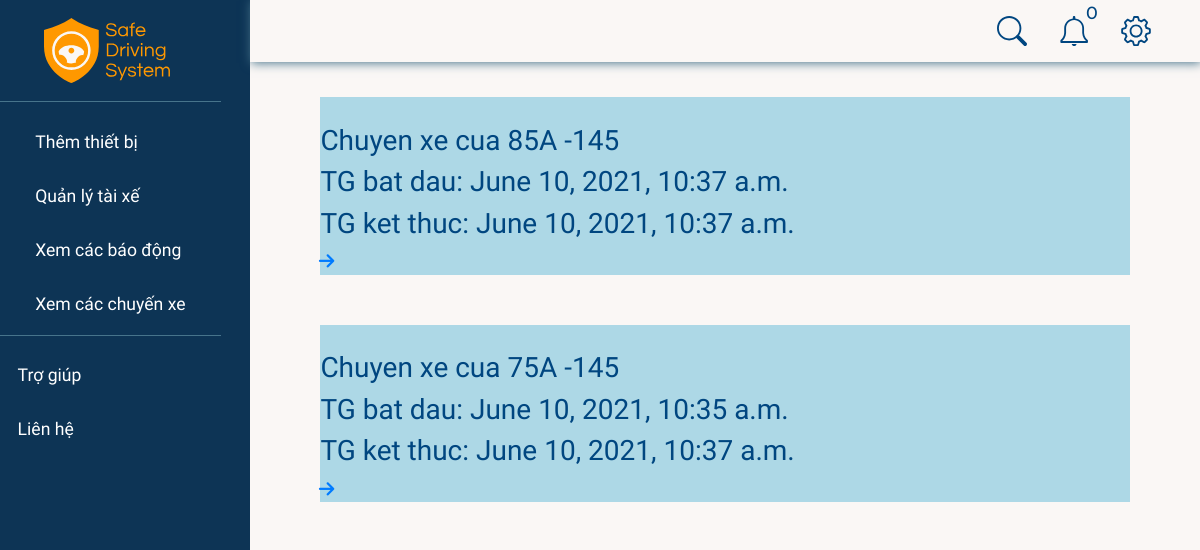
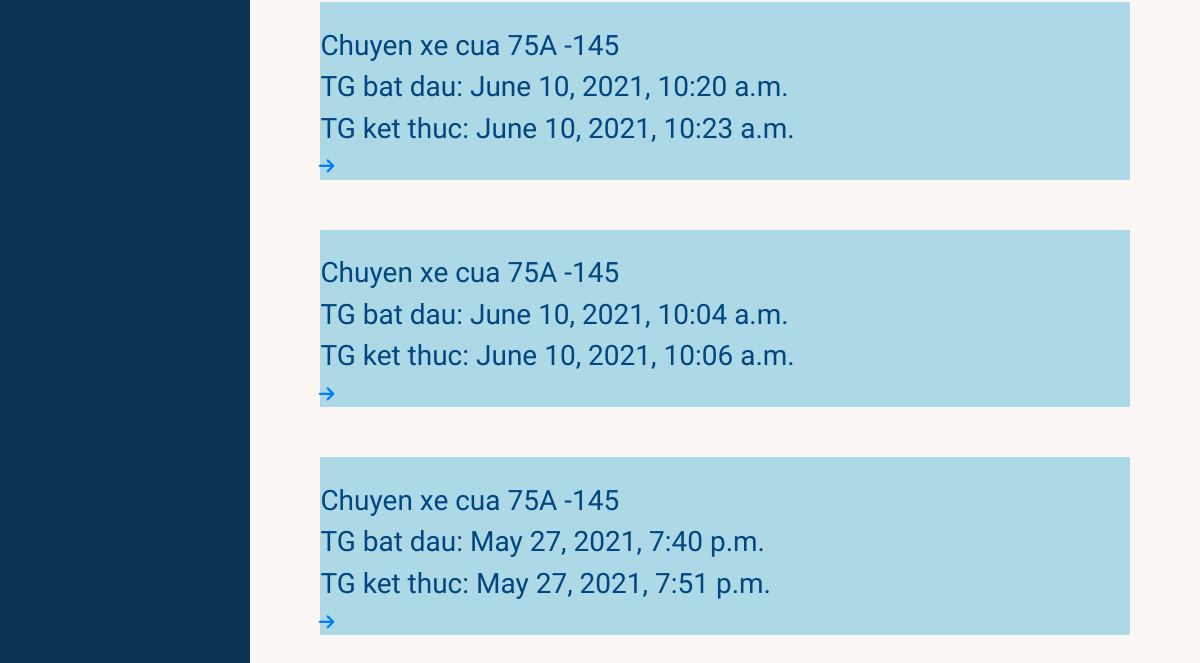
/drive/ (signed in), run on an earlier commit of the app's database (2 pictures, top to bottom).
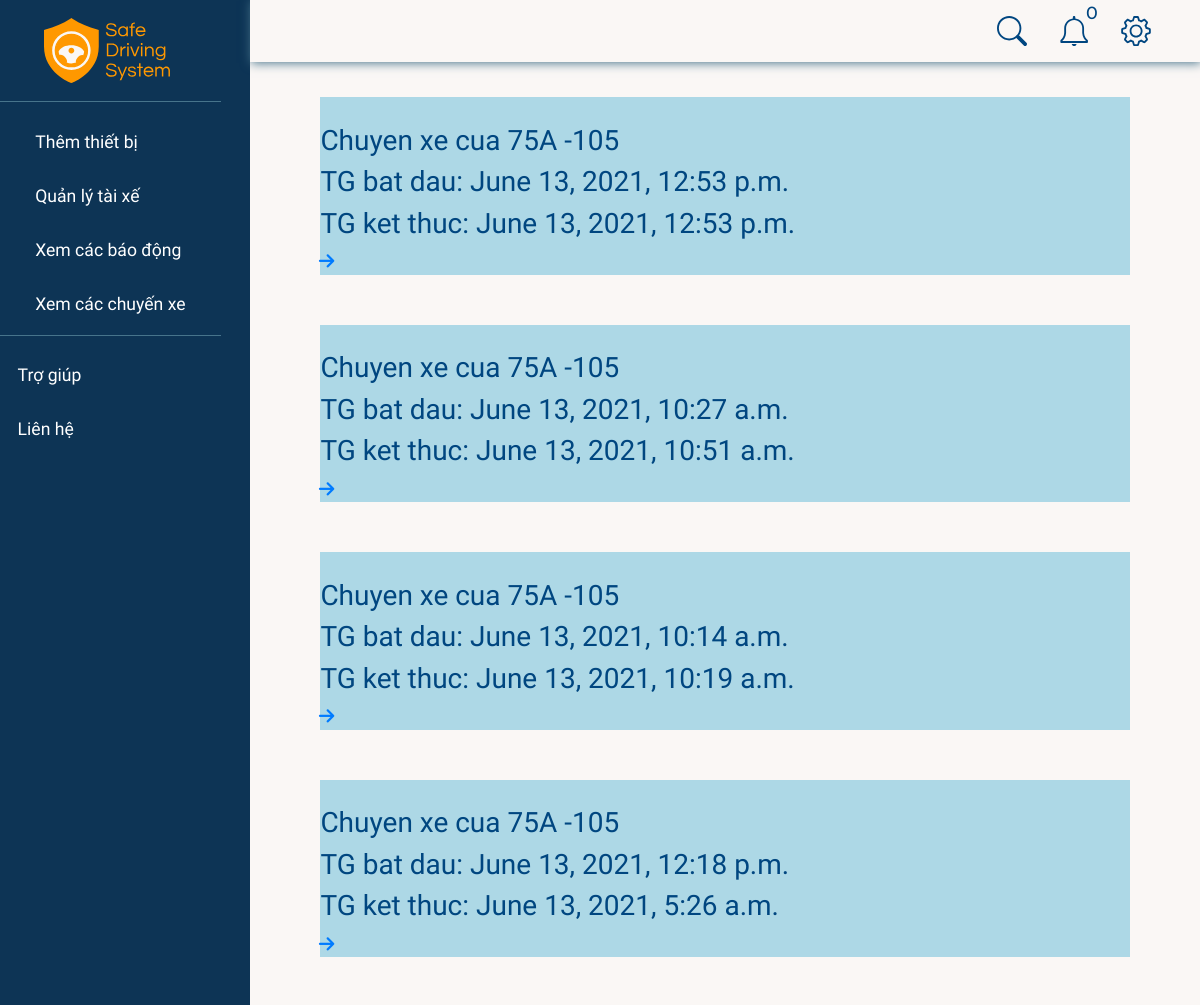
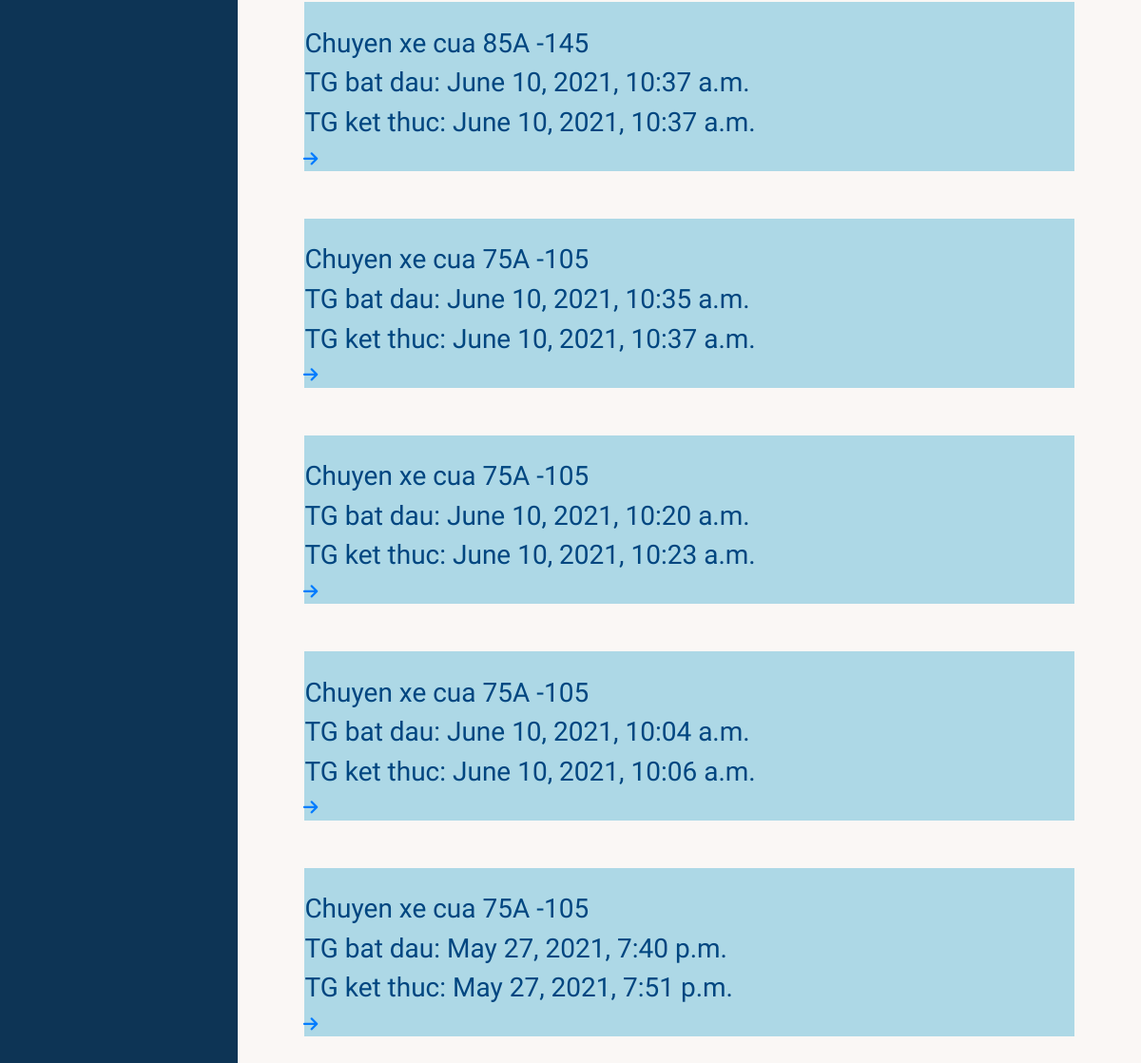
And on a later commit of the database (2 pictures, top to bottom).
### realtime/models.py (models this page shows, shortened)
class Drive(models.Model):
    STATUS = (
        ("ongoing", "ongoing"),
        ("ended", "ended"),
    )
    device = models.ForeignKey(RaspDevice, null=True, on_delete=models.CASCADE)
    startTime = models.DateTimeField(null=True)
    status = models.CharField(max_length=20, choices=STATUS)
    endTime = models.DateTimeField(null=True)

### accounts/models.py (models this page shows, shortened)
class RaspDevice(models.Model):
    STATUS = (
        ("online", "online"),
        ("offline", "offline"),
    )
    name = models.CharField(max_length=50)
    car = models.OneToOneField(Car, null=True, on_delete=models.SET_NULL, blank=True)
    status = models.CharField(
        max_length=50, null=True, blank=True, choices=STATUS, default="offline"
    )
    password = models.CharField(max_length=8, null=True, blank=True)
    dateAdded = models.DateTimeField(auto_now_add=True)

class Car(models.Model):
    class Meta:
        constraints = [
            models.UniqueConstraint(fields=["licensePlate"], name="licensePlate"),
        ]
    name = models.CharField(max_length=50)
    licensePlate = models.CharField(max_length=20, null=True)
    boughtDate = models.DateTimeField(auto_now_add=True, null=True)
    company = models.ForeignKey(Company, null=True, on_delete=models.CASCADE)

### realtime/views.py (the view)
# urls.py: path("", views.drives, name="drives"),
def drives(request):
    company = request.user.profile.company
    drs = Drive.objects.filter(device__car__company=company).order_by('-endTime')
    lastestAlerts, unreadCounts = getNotifications(company)
    context = {'drs': drs, "notifications": lastestAlerts, "unreadNotis": unreadCounts}
    return render(request, "drives.html", context)

### accounts/views.py (called while the page is built)
def getNotifications(company):
    lastestAlerts = Alert.objects.filter(drive__device__car__company=company).order_by('-timeOccured')[:5]
    unreadCounts = 0
    for alert in lastestAlerts:
        unreadCounts = (unreadCounts + 1) if not alert.isRead else unreadCounts
    return lastestAlerts, unreadCounts

### realtime/templates/drives.html
{% extends 'base.html' %}
{% load static %}
{% block content %}
{% for drive in drs %}
<div style="background: lightblue;
    margin-bottom: 50px;" class="driver-container">
    <br>
    <h3>Chuyen xe cua {{ drive.device.car.licensePlate }} </h3>
    <h3>TG bat dau: {{ drive.startTime }}</h3>
    <h3>TG ket thuc: {{ drive.endTime }}</h3>
    <a href="{% url 'driveDetail' drive.id  %}"><i style="transform: rotate(90deg);" class="fas fa-arrow-up"></i></a>
    <br>
</div>
{% endfor %}
{% endblock content %}

### accounts/templates/base.html (shortened to what this page needs)
{% load static %}
<!DOCTYPE html>
<html lang="en" dir="ltr">
    <head>
        <link
            rel="stylesheet"
            href="https://maxcdn.bootstrapcdn.com/bootstrap/4.0.0/css/bootstrap.min.css"
        />
        <link
            rel="stylesheet"
            href="{% static '/css/main.css' %}"
            type="text/css"
        />
        <link
            rel="stylesheet"
            href="{% static '/css/content.css' %}"
            type="text/css"
        />
    </head>
    <body class="wrapper">
        {% block modal %} {% endblock %} {% include "sidebar.html" %}
        <div id="content">
            {% include "navbar.html" %}
            <div class="content-container">
                {% block content %} {% endblock %}
            </div>
        </div>
    </body>
</html>

### accounts/templates/sidebar.html
{% load static %}
<nav id="sidebar">
    <div class="sidebar-content">
        <div class="sidebar-header">
            <a href="{% url 'home' %}"><img src="{% static '/images/web/branch-yellow.svg' %}"></a>
        </div>
        <ul class="list-unstyled components">
            <li class="active">
                <a href="#" data-toggle="modal" data-target="#DeviceModal">Thêm thiết bị</a>
            </li>
            <li class="active">
                <a href="{% url 'driver' %}">Quản lý tài xế</a>
            </li>
            <li class="active">
                <a href="{% url 'alerts' %}">Xem các báo động</a>
            </li>
            <li class="active">
                <a href="{% url 'drives' %}">Xem các chuyến xe</a>
            </li>
        </ul>
        <ul class="list-unstyled">
            <li>
                <a href="#">Trợ giúp</a>
            </li>
            <li>
                <a href="#">Liên hệ</a>
            </li>
        </ul>
    </div>
</nav>

### accounts/templates/navbar.html (shortened to what this page needs)
{% load static %}
<nav class="navbar navbar-expand top-nav sticky-top d-flex">
    <div class=" justify-content-end">
        <ul class="navbar-nav">
            <li class="nav-item">
                <a class="nav-link" data-toggle="modal" data-target="#SearchModal" href="#">
                    <img src="{% static '/images/web/search-vector.svg' %}" alt="Tìm kiếm">
                </a>
            </li>
            <li class="nav-item dropdown" id="dropdown-notification">
                <a class="nav-link dropdown-toggle" data-toggle="dropdown" href="#" aria-haspopup="true"
                    aria-expanded="true">
                    <img src="{% static '/images/web/noti-vector.svg' %}" alt="Thông báo">
                    <span id="noti-count">{{ unreadNotis }}</span>
                </a>
            </li>
            <li class="nav-item dropdown">
                <a class="nav-link dropdown-toggle" data-toggle="dropdown" href="#">
                    <img src="{% static '/images/web/setting-vector.svg' %}" alt="Cài đặt">
                </a>
            </li>
        </ul>
    </div>
</nav>

### static/css/main.css (style rules this page uses)
:root { --bg-color: #FAF7F5; --navy: #004680; --dark-navy: #002A4D; --black-pearl: #001E37; --yellow: #FF9800; --selective-yellow: #FFB800; --amber: #FFBE0F; --vivid-orange: #EB5E0B; --green: #7BD96C; --red: #F15E5E; --cyan-blue: #649DCC; --font1: 'Montserrat', sans-serif; --font2: 'Questrial', sans-serif; --font3: 'Raleway', sans-serif; --video-ratio: calc(16 / 9); }
*, *::before, *::after { box-sizing: border-box; outline: none; }
body { margin: 0; padding: 0; background-color: var(--bg-color); font-family: var(--font2); font-size: 1.1rem; color: var(--navy); min-height: 100vh; }
.top-nav { padding: 0 2rem 0 2rem; margin: 0; }
.top-nav ul { display: flex; padding: 0; margin: 0; list-style: none; }
.top-nav .nav-item > a { color: inherit; font-family: var(--font1); font-weight: 500; font-size: 1.1rem; text-decoration: none; padding: 1.0rem; vertical-align: middle; cursor: pointer; }
.top-nav .nav-item img { margin: 0 0.5rem; }

### static/css/content.css (style rules this page uses)
.dropdown-toggle::after { content: none; }
#dropdown-notification { position: relative; }
#noti-count { position: absolute; top: 0; left: 70%; }
.wrapper { display: flex; width: 100%; align-items: stretch; }
#content { width: inherit; }
.navbar { display: block; background-color: var(--bg-color); box-shadow: 1px 1px 10px #47748b; }
.content-container { padding: 2em 4em; background: var(--bg-color); }
.sidebar-content { position: fixed; }
#sidebar { min-width: 250px; max-width: 250px; min-height: 100vh; background-color: rgba(0, 42, 77, 0.95); color: white; }
#sidebar ul li { line-height: 10px; padding: 1em 1em; }
.sidebar-header img { margin: 0; padding: 1em 2.5em; width: 100%; border-bottom: 1px solid #47748b; }
#sidebar ul.components { padding: 1em 1em 0 1em; border-bottom: 1px solid #47748b; }
#sidebar ul li a { color: white; font-size: 1em; display: block; padding-bottom: 0.5em; text-decoration: none; }

What changed in the data, as far as the page shows it:
added Drive: device.car.licensePlate "75A -105", startTime "June 13, 2021, 12:53 p.m.", endTime "June 13, 2021, 12:53 p.m."
added Drive: device.car.licensePlate "75A -105", startTime "June 13, 2021, 10:27 a.m.", endTime "June 13, 2021, 10:51 a.m."
added Drive: device.car.licensePlate "75A -105", startTime "June 13, 2021, 10:14 a.m.", endTime "June 13, 2021, 10:19 a.m."
added Drive: device.car.licensePlate "75A -105", startTime "June 13, 2021, 12:18 p.m.", endTime "June 13, 2021, 5:26 a.m."
changed through a linked row, Drive "June 10, 2021, 10:35 a.m.": device.car.licensePlate "75A -145" → "75A -105"
changed through a linked row, Drive "June 10, 2021, 10:20 a.m.": device.car.licensePlate "75A -145" → "75A -105"
changed through a linked row, Drive "June 10, 2021, 10:04 a.m.": device.car.licensePlate "75A -145" → "75A -105"
changed through a linked row, Drive "May 27, 2021, 7:40 p.m.": device.car.licensePlate "75A -145" → "75A -105"
